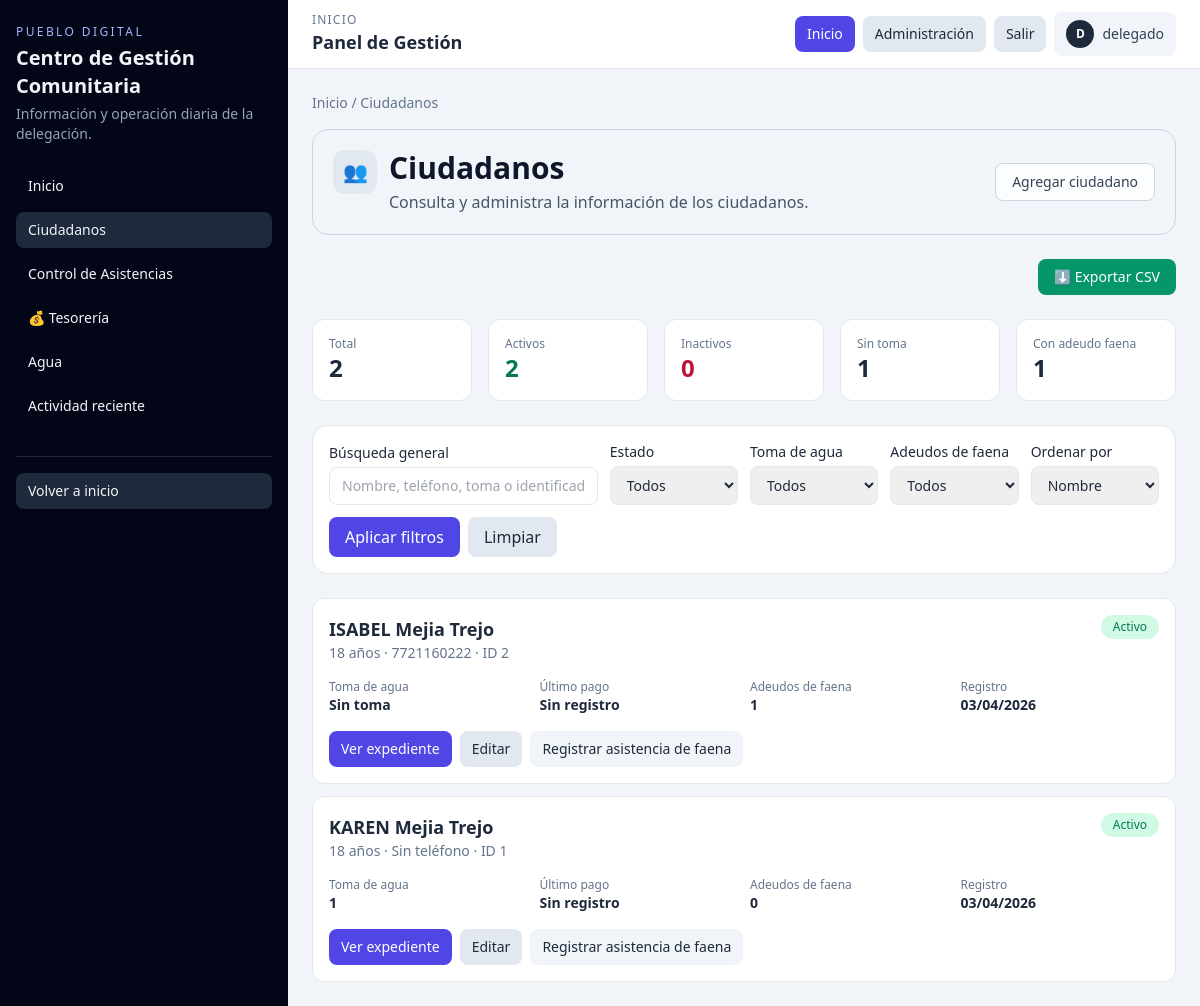
The app's page /ciudadanos/ (signed in) with its own data.
### apps/core/models.py (models this page shows, shortened)
class TimeStampedModel(models.Model):
    created_at = models.DateTimeField(auto_now_add=True, verbose_name='Creado')
    updated_at = models.DateTimeField(auto_now=True, verbose_name='Actualizado')
    class Meta:
        abstract = True

class Ciudadano(TimeStampedModel):
    nombre = models.CharField(max_length=100)
    apellido_paterno = models.CharField(max_length=100)
    apellido_materno = models.CharField(max_length=100, blank=True)
    edad = models.PositiveSmallIntegerField()
    fecha_nacimiento = models.DateField(null=True, blank=True)
    telefono = models.CharField(max_length=20, blank=True)
    direccion = models.TextField(blank=True)
    activo = models.BooleanField(default=True)
    observaciones = models.TextField(blank=True)
    class Meta:
        verbose_name = '🧑 Ciudadano'
        verbose_name_plural = '🧑 Ciudadanos'
        ordering = ['apellido_paterno', 'apellido_materno', 'nombre']
        indexes = [
            models.Index(fields=['edad']),
            models.Index(fields=['apellido_paterno', 'apellido_materno', 'nombre']),
        ]
    @property
    def nombre_completo(self):
        return f"{self.nombre} {self.apellido_paterno} {self.apellido_materno}".strip()

### apps/agua/models.py (models this page shows, shortened)
class Toma(TimeStampedModel):
    class Estados(models.TextChoices):
        ACTIVA = 'ACTIVA', 'Activa'
        SUSPENDIDA = 'SUSPENDIDA', 'Suspendida'
        CANCELADA = 'CANCELADA', 'Cancelada'
    ciudadano = models.OneToOneField(Ciudadano, on_delete=models.CASCADE, related_name='toma')
    numero_toma = models.CharField(max_length=30, unique=True)
    ubicacion = models.TextField(blank=True)
    costo_anual = models.DecimalField(max_digits=10, decimal_places=2, default=800)
    estado = models.CharField(max_length=20, choices=Estados.choices, default=Estados.ACTIVA)
    observaciones = models.TextField(blank=True)
    class Meta:
        verbose_name = 'Toma'
        verbose_name_plural = 'Tomas'
        ordering = ['numero_toma']

### apps/core/views.py (the view)
# urls.py: path('ciudadanos/', padron_ciudadanos, name='padron_ciudadanos'),
@login_required
def padron_ciudadanos(request):
    ciudadanos_qs = _filtrar_ciudadanos_operativos(_ciudadanos_operativos_queryset(), request.GET)
    paginator = Paginator(ciudadanos_qs, 20)
    ciudadanos_page = paginator.get_page(request.GET.get("page"))
    context = {
        "ciudadanos": ciudadanos_page,
        "filtros": {
            "q": request.GET.get("q", "").strip(),
            "estado": request.GET.get("estado", "todos"),
            "toma": request.GET.get("toma", "todos"),
            "adeudo": request.GET.get("adeudo", "todos"),
            "orden": request.GET.get("orden", "nombre"),
        },
        "metricas": {
            "total": Ciudadano.objects.count(),
            "activos": Ciudadano.objects.filter(activo=True).count(),
            "inactivos": Ciudadano.objects.filter(activo=False).count(),
            "sin_toma": Ciudadano.objects.filter(toma__isnull=True).count(),
            "con_adeudo": RegistroFaena.objects.filter(genera_adeudo=True).values("ciudadano").distinct().count(),
        },
        "crear_ciudadano_url": reverse("crear_ciudadano_operativo"),
        "exportar_ciudadanos_url": reverse("exportar_ciudadanos_csv"),
        "exportar_ciudadanos_querystring": urlencode(
            {key: value for key, value in request.GET.items() if key != "page" and value}
        ),
    }
    return render(request, "dashboard/padron_ciudadanos.html", context)

### apps/core/views.py (called while the page is built)
def _ciudadanos_operativos_queryset():
    return Ciudadano.objects.select_related("toma").annotate(
        ultimo_pago_fecha=Max("pagos__fecha"),
        adeudos_faena=Count("registros_faena", filter=Q(registros_faena__genera_adeudo=True), distinct=True),
    )

### templates/dashboard/padron_ciudadanos.html (shortened to what this page needs)
{% extends 'dashboard/base_dashboard.html' %}
{% block content %}
<nav class="text-sm mb-4 text-slate-500"><a href="{% url 'dashboard_operativo' %}">Inicio</a> / <span>Ciudadanos</span></nav>
{% include 'dashboard/components/module_header.html' with title='Ciudadanos' subtitle='Consulta y administra la información de los ciudadanos.' icon='👥' color='slate' action_url=crear_ciudadano_url action_label='Agregar ciudadano' %}
<section class="mb-6 flex flex-wrap justify-end gap-2 text-sm">
  <a href="{{ exportar_ciudadanos_url }}{% if exportar_ciudadanos_querystring %}?{{ exportar_ciudadanos_querystring }}{% endif %}" class="px-4 py-2 rounded-lg bg-emerald-600 text-white">⬇️ Exportar CSV</a>
</section>
<section class="grid md:grid-cols-5 gap-4 mb-6">
  <article class="bg-white p-4 rounded-xl border"><p class="text-xs text-slate-500">Total</p><p class="text-2xl font-bold">{{ metricas.total }}</p></article>
  <article class="bg-white p-4 rounded-xl border"><p class="text-xs text-slate-500">Activos</p><p class="text-2xl font-bold text-emerald-700">{{ metricas.activos }}</p></article>
  <article class="bg-white p-4 rounded-xl border"><p class="text-xs text-slate-500">Inactivos</p><p class="text-2xl font-bold text-rose-700">{{ metricas.inactivos }}</p></article>
  <article class="bg-white p-4 rounded-xl border"><p class="text-xs text-slate-500">Sin toma</p><p class="text-2xl font-bold">{{ metricas.sin_toma }}</p></article>
  <article class="bg-white p-4 rounded-xl border"><p class="text-xs text-slate-500">Con adeudo faena</p><p class="text-2xl font-bold">{{ metricas.con_adeudo }}</p></article>
</section>
<section class="bg-white rounded-2xl border p-4 mb-6">
  <form method="get" class="grid lg:grid-cols-6 gap-3 items-end">
    <label class="lg:col-span-2 text-sm font-medium">Búsqueda general
      <input type="text" name="q" value="{{ filtros.q }}" placeholder="Nombre, teléfono, toma o identificador" class="mt-1 w-full rounded-lg border px-3 py-2 font-normal">
    </label>
    <label class="text-sm font-medium">Estado
      <select name="estado" class="mt-1 w-full rounded-lg border px-3 py-2 font-normal">
        <option value="todos" {% if filtros.estado == 'todos' %}selected{% endif %}>Todos</option>
      </select>
    </label>
    <label class="text-sm font-medium">Toma de agua
      <select name="toma" class="mt-1 w-full rounded-lg border px-3 py-2 font-normal">
        <option value="todos" {% if filtros.toma == 'todos' %}selected{% endif %}>Todos</option>
      </select>
    </label>
    <label class="text-sm font-medium">Adeudos de faena
      <select name="adeudo" class="mt-1 w-full rounded-lg border px-3 py-2 font-normal">
        <option value="todos" {% if filtros.adeudo == 'todos' %}selected{% endif %}>Todos</option>
      </select>
    </label>
    <label class="text-sm font-medium">Ordenar por
      <select name="orden" class="mt-1 w-full rounded-lg border px-3 py-2 font-normal">
        <option value="nombre" {% if filtros.orden == 'nombre' %}selected{% endif %}>Nombre</option>
      </select>
    </label>
    <div class="lg:col-span-6 flex flex-wrap gap-2">
      <button class="rounded-lg bg-indigo-600 text-white px-4 py-2">Aplicar filtros</button>
      <a class="rounded-lg bg-slate-200 px-4 py-2" href="{% url 'padron_ciudadanos' %}">Limpiar</a>
    </div>
  </form>
</section>
<section class="space-y-3">
  {% for c in ciudadanos %}
    <article class="bg-white rounded-xl border p-4">
      <div class="flex flex-wrap items-start justify-between gap-3">
        <div>
          <h3 class="font-semibold text-lg">{{ c.nombre_completo }}</h3>
          <p class="text-sm text-slate-500">{{ c.edad }} años · {{ c.telefono|default:'Sin teléfono' }} · ID {{ c.id }}</p>
        </div>
        <span class="text-xs px-3 py-1 rounded-full font-medium {% if c.activo %}bg-emerald-100 text-emerald-700{% else %}bg-rose-100 text-rose-700{% endif %}">{% if c.activo %}Activo{% else %}Inactivo{% endif %}</span>
      </div>
      <div class="grid md:grid-cols-4 gap-3 mt-4 text-sm">
        <p><span class="block text-xs text-slate-500">Toma de agua</span><strong>{{ c.toma.numero_toma|default:'Sin toma' }}</strong></p>
        <p><span class="block text-xs text-slate-500">Último pago</span><strong>{{ c.ultimo_pago_fecha|default:'Sin registro' }}</strong></p>
        <p><span class="block text-xs text-slate-500">Adeudos de faena</span><strong>{{ c.adeudos_faena }}</strong></p>
        <p><span class="block text-xs text-slate-500">Registro</span><strong>{{ c.created_at|date:'d/m/Y' }}</strong></p>
      </div>
      <div class="mt-4 flex flex-wrap gap-2 text-sm">
        <a href="{% url 'perfil_ciudadano' c.pk %}" class="px-3 py-2 rounded-lg bg-indigo-600 text-white">Ver expediente</a>
        <a href="/admin/core/ciudadano/{{ c.pk }}/change/" class="px-3 py-2 rounded-lg bg-slate-200">Editar</a>
        <a href="{% url 'control_asistencias' %}" class="px-3 py-2 rounded-lg bg-slate-100">Registrar asistencia de faena</a>
      </div>
    </article>
  {% empty %}
    <article class="bg-white rounded-xl border p-6 text-slate-500">No se encontraron ciudadanos con los filtros seleccionados.</article>
  {% endfor %}
</section>
{% endblock %}

### templates/dashboard/base_dashboard.html (shortened to what this page needs)
<!doctype html>
<html lang="es">
<head>
  <script src="https://cdn.tailwindcss.com"></script>
</head>
<body class="bg-slate-100 text-slate-800 min-h-screen">
  <div class="min-h-screen lg:flex">
    <aside class="w-full lg:w-72 bg-slate-950 text-slate-100 px-4 py-5 lg:py-6">
      <p class="text-xs uppercase tracking-[.2em] text-indigo-300">Pueblo Digital</p>
      <h1 class="text-xl font-semibold mt-1">Centro de Gestión Comunitaria</h1>
      <p class="text-sm text-slate-400 mt-1">Información y operación diaria de la delegación.</p>
      <nav class="mt-6 space-y-2 text-sm">
        <a href="{% url 'dashboard_operativo' %}" class="block rounded-lg px-3 py-2 {% if request.resolver_match.url_name == 'dashboard_operativo' %}bg-slate-800{% else %}hover:bg-slate-800{% endif %}">Inicio</a>
        <a href="{% url 'padron_ciudadanos' %}" class="block rounded-lg px-3 py-2 {% if request.resolver_match.url_name == 'padron_ciudadanos' %}bg-slate-800{% else %}hover:bg-slate-800{% endif %}">Ciudadanos</a>
        <a href="{% url 'control_asistencias' %}" class="block rounded-lg px-3 py-2 {% if request.resolver_match.url_name == 'control_asistencias' %}bg-slate-800{% else %}hover:bg-slate-800{% endif %}">Control de Asistencias</a>
        <a href="{% url 'tesoreria_operativa' %}" class="block rounded-lg px-3 py-2 {% if 'tesoreria' in request.resolver_match.url_name or request.resolver_match.url_name == 'acreditar_obligacion' %}bg-slate-800{% else %}hover:bg-slate-800{% endif %}">💰 Tesorería</a>
        <a href="{% url 'control_agua' %}" class="block rounded-lg px-3 py-2 {% if request.resolver_match.url_name == 'control_agua' %}bg-slate-800{% else %}hover:bg-slate-800{% endif %}">Agua</a>
        <a href="#actividad-reciente" class="block rounded-lg px-3 py-2 hover:bg-slate-800">Actividad reciente</a>
      </nav>
      <div class="mt-8 border-t border-slate-800 pt-4 space-y-2 text-sm">
        <a href="/" class="block rounded-lg px-3 py-2 bg-slate-800">Volver a inicio</a>
      </div>
    </aside>
    <section class="flex-1 min-w-0">
      <header class="bg-white border-b sticky top-0 z-10">
        <div class="px-4 py-3 md:px-6 flex flex-wrap gap-3 items-center justify-between">
          <div>
            <p class="text-xs uppercase tracking-widest text-slate-500">Inicio</p>
            <h2 class="font-semibold text-lg">Panel de Gestión</h2>
          </div>
          <nav class="flex items-center gap-2 text-sm">
            <a class="px-3 py-2 rounded-lg bg-indigo-600 text-white" href="{% url 'dashboard_operativo' %}">Inicio</a>
            <a class="px-3 py-2 rounded-lg bg-slate-200" href="/admin/">Administración</a>
            <a class="px-3 py-2 rounded-lg bg-slate-200" href="/logout/">Salir</a>
            <span class="inline-flex items-center gap-2 px-3 py-2 rounded-lg bg-slate-100 text-slate-700">
              <span class="flex h-7 w-7 items-center justify-center rounded-full bg-slate-800 text-xs font-semibold text-white" aria-hidden="true">
                {{ request.user.get_username|first|upper }}
              </span>
              <span class="font-medium">{{ request.user.get_full_name|default:request.user.get_username }}</span>
            </span>
          </nav>
        </div>
      </header>
      <main class="px-4 md:px-6 py-6">
        {% block content %}{% endblock %}
      </main>
    </section>
  </div>
</body>
</html>

### templates/dashboard/components/module_header.html (shortened to what this page needs)
{% if color == 'orange' %}
  {% with wrapper='bg-amber-50 border-amber-200' icon_box='bg-amber-100 text-amber-700' title_color='text-amber-950' subtitle_color='text-amber-800/80' %}
    <section class="mb-6 rounded-2xl border {{ wrapper }} p-4 md:p-5">
      <div class="flex flex-wrap items-center justify-between gap-4">
        <div class="flex items-start gap-3">
          <span class="inline-flex h-11 w-11 shrink-0 items-center justify-center rounded-xl {{ icon_box }} text-xl" aria-hidden="true">{{ icon }}</span>
          <div>
            <h1 class="text-2xl md:text-3xl font-bold {{ title_color }}">{{ title }}</h1>
            {% if subtitle %}<p class="mt-1 text-sm md:text-base {{ subtitle_color }}">{{ subtitle }}</p>{% endif %}
          </div>
        </div>
        {% if action_url and action_label %}<a href="{{ action_url }}" class="rounded-lg bg-white/80 px-4 py-2 text-sm font-medium text-amber-900 border border-amber-200 hover:bg-white">{{ action_label }}</a>{% endif %}
      </div>
    </section>
  {% endwith %}
{% elif color == 'slate' %}
  {% with wrapper='bg-slate-100 border-slate-300' icon_box='bg-slate-200 text-slate-700' title_color='text-slate-900' subtitle_color='text-slate-600' %}
    <section class="mb-6 rounded-2xl border {{ wrapper }} p-4 md:p-5">
      <div class="flex flex-wrap items-center justify-between gap-4">
        <div class="flex items-start gap-3">
          <span class="inline-flex h-11 w-11 shrink-0 items-center justify-center rounded-xl {{ icon_box }} text-xl" aria-hidden="true">{{ icon }}</span>
          <div>
            <h1 class="text-2xl md:text-3xl font-bold {{ title_color }}">{{ title }}</h1>
            {% if subtitle %}<p class="mt-1 text-sm md:text-base {{ subtitle_color }}">{{ subtitle }}</p>{% endif %}
          </div>
        </div>
        {% if action_url and action_label %}<a href="{{ action_url }}" class="rounded-lg bg-white/80 px-4 py-2 text-sm font-medium text-slate-700 border border-slate-300 hover:bg-white">{{ action_label }}</a>{% endif %}
      </div>
    </section>
  {% endwith %}
{% endif %}

### records on screen
Ciudadano: nombre_completo "ISABEL Mejia Trejo", edad "18", telefono "7721160222", id "2", activo "Activo", toma.numero_toma "Sin toma", ultimo_pago_fecha "Sin registro", adeudos_faena "1", created_at "03/04/2026"
Ciudadano: nombre_completo "KAREN Mejia Trejo", edad "18", telefono "Sin teléfono", id "1", activo "Activo", toma.numero_toma "1", ultimo_pago_fecha "Sin registro", adeudos_faena "0", created_at "03/04/2026"

### other values on screen
{{ request.user.get_username|first|upper }} "D"
{{ request.user.get_full_name|default:request.user.get_username }} "delegado"
{{ icon }} "👥"
{{ title }} "Ciudadanos"
{{ subtitle }} "Consulta y administra la información de los ciudadanos."
{{ action_label }} "Agregar ciudadano"
{{ metricas.total }} "2"
{{ metricas.activos }} "2"
{{ metricas.inactivos }} "0"
{{ metricas.sin_toma }} "1"
{{ metricas.con_adeudo }} "1"
